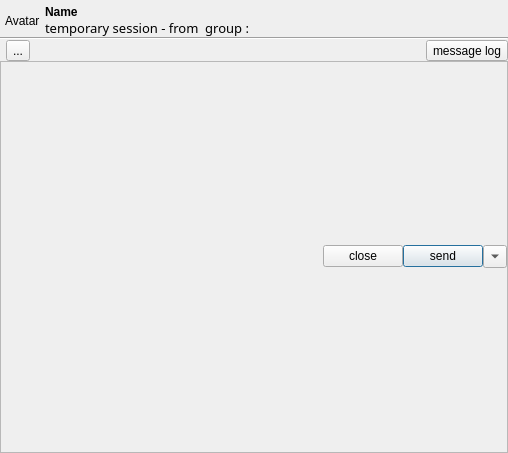
<?xml version="1.0" encoding="UTF-8"?>
<ui version="4.0">
 <class>SessChatDlg</class>
 <widget class="QWidget" name="SessChatDlg">
  <property name="geometry">
   <rect>
    <x>0</x>
    <y>0</y>
    <width>508</width>
    <height>453</height>
   </rect>
  </property>
  <property name="minimumSize">
   <size>
    <width>500</width>
    <height>450</height>
   </size>
  </property>
  <property name="windowTitle">
   <string>SessChatdlg</string>
  </property>
  <property name="styleSheet">
   <string notr="true"/>
  </property>
  <layout class="QVBoxLayout" name="verticalLayout_3">
   <property name="spacing">
    <number>0</number>
   </property>
   <property name="margin">
    <number>0</number>
   </property>
   <item>
    <layout class="QHBoxLayout" name="horizontalLayout_2">
     <property name="leftMargin">
      <number>5</number>
     </property>
     <property name="topMargin">
      <number>5</number>
     </property>
     <item>
      <widget class="QLabel" name="lbl_avatar_">
       <property name="sizePolicy">
        <sizepolicy hsizetype="Fixed" vsizetype="Fixed">
         <horstretch>0</horstretch>
         <verstretch>0</verstretch>
        </sizepolicy>
       </property>
       <property name="text">
        <string>Avatar</string>
       </property>
      </widget>
     </item>
     <item>
      <layout class="QVBoxLayout" name="verticalLayout">
       <property name="leftMargin">
        <number>5</number>
       </property>
       <item>
        <widget class="QLabel" name="lbl_name_">
         <property name="font">
          <font>
           <weight>75</weight>
           <bold>true</bold>
          </font>
         </property>
         <property name="text">
          <string>Name</string>
         </property>
        </widget>
       </item>
       <item>
        <layout class="QHBoxLayout" name="horizontalLayout">
         <item>
          <widget class="QLabel" name="lbl_mood_">
           <property name="sizePolicy">
            <sizepolicy hsizetype="Minimum" vsizetype="Preferred">
             <horstretch>0</horstretch>
             <verstretch>0</verstretch>
            </sizepolicy>
           </property>
           <property name="font">
            <font>
             <family>Ubuntu Mono</family>
             <pointsize>10</pointsize>
             <weight>50</weight>
             <italic>false</italic>
             <bold>false</bold>
            </font>
           </property>
           <property name="text">
            <string>temporary session - from  group :</string>
           </property>
          </widget>
         </item>
         <item>
          <widget class="QLabel" name="group_name">
           <property name="font">
            <font>
             <family>Ubuntu Mono</family>
             <pointsize>10</pointsize>
            </font>
           </property>
           <property name="text">
            <string/>
           </property>
          </widget>
         </item>
        </layout>
       </item>
      </layout>
     </item>
    </layout>
   </item>
   <item>
    <widget class="Line" name="second_line_">
     <property name="orientation">
      <enum>Qt::Horizontal</enum>
     </property>
    </widget>
   </item>
   <item>
    <widget class="QSplitter" name="splitter_main">
     <property name="orientation">
      <enum>Qt::Vertical</enum>
     </property>
     <property name="handleWidth">
      <number>4</number>
     </property>
     <widget class="QWidget" name="layoutWidget">
      <layout class="QVBoxLayout" name="vlo_main">
       <property name="spacing">
        <number>0</number>
       </property>
       <item>
        <layout class="QHBoxLayout" name="horizontalLayout_3">
         <property name="spacing">
          <number>6</number>
         </property>
         <property name="leftMargin">
          <number>6</number>
         </property>
         <item>
          <widget class="QToolButton" name="btn_qqface">
           <property name="styleSheet">
            <string notr="true"/>
           </property>
           <property name="text">
            <string>...</string>
           </property>
           <property name="icon">
            <iconset>
             <normaloff>images/ui/chatdialog/qqface.png</normaloff>images/ui/chatdialog/qqface.png</iconset>
           </property>
           <property name="iconSize">
            <size>
             <width>18</width>
             <height>18</height>
            </size>
           </property>
          </widget>
         </item>
         <item>
          <spacer name="horizontalSpacer_2">
           <property name="orientation">
            <enum>Qt::Horizontal</enum>
           </property>
           <property name="sizeHint" stdset="0">
            <size>
             <width>40</width>
             <height>20</height>
            </size>
           </property>
          </spacer>
         </item>
         <item>
          <widget class="QToolButton" name="btn_chat_log">
           <property name="text">
            <string>message log</string>
           </property>
          </widget>
         </item>
        </layout>
       </item>
       <item>
        <widget class="QFrame" name="frame_chatdlg_bottom">
         <property name="frameShape">
          <enum>QFrame::StyledPanel</enum>
         </property>
         <property name="frameShadow">
          <enum>QFrame::Raised</enum>
         </property>
         <layout class="QVBoxLayout" name="verticalLayout_2">
          <property name="spacing">
           <number>0</number>
          </property>
          <property name="margin">
           <number>0</number>
          </property>
          <item>
           <layout class="QHBoxLayout" name="horizontalLayout_4">
            <property name="leftMargin">
             <number>0</number>
            </property>
            <property name="rightMargin">
             <number>0</number>
            </property>
            <property name="bottomMargin">
             <number>0</number>
            </property>
            <item>
             <spacer name="horizontalSpacer_3">
              <property name="orientation">
               <enum>Qt::Horizontal</enum>
              </property>
              <property name="sizeHint" stdset="0">
               <size>
                <width>40</width>
                <height>20</height>
               </size>
              </property>
             </spacer>
            </item>
            <item>
             <widget class="QPushButton" name="btn_close">
              <property name="text">
               <string>close</string>
              </property>
             </widget>
            </item>
            <item>
             <widget class="QPushButton" name="btn_send_msg">
              <property name="text">
               <string>send</string>
              </property>
              <property name="default">
               <bool>true</bool>
              </property>
             </widget>
            </item>
            <item>
             <widget class="QToolButton" name="btn_send_key">
              <property name="text">
               <string/>
              </property>
              <property name="popupMode">
               <enum>QToolButton::InstantPopup</enum>
              </property>
              <property name="arrowType">
               <enum>Qt::DownArrow</enum>
              </property>
             </widget>
            </item>
           </layout>
          </item>
         </layout>
        </widget>
       </item>
      </layout>
     </widget>
    </widget>
   </item>
  </layout>
  <zorder>second_line_</zorder>
  <zorder>splitter_main</zorder>
  <zorder></zorder>
 </widget>
 <resources/>
 <connections/>
</ui>
